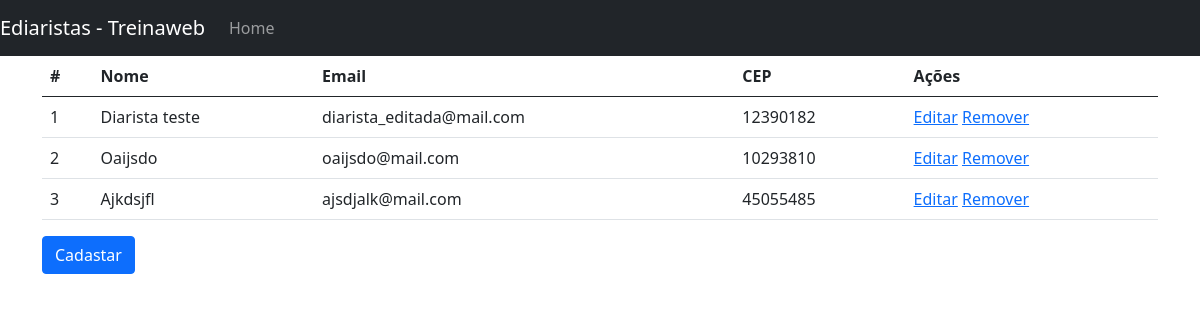
Page /web/listar_diaristas on the earlier database version.
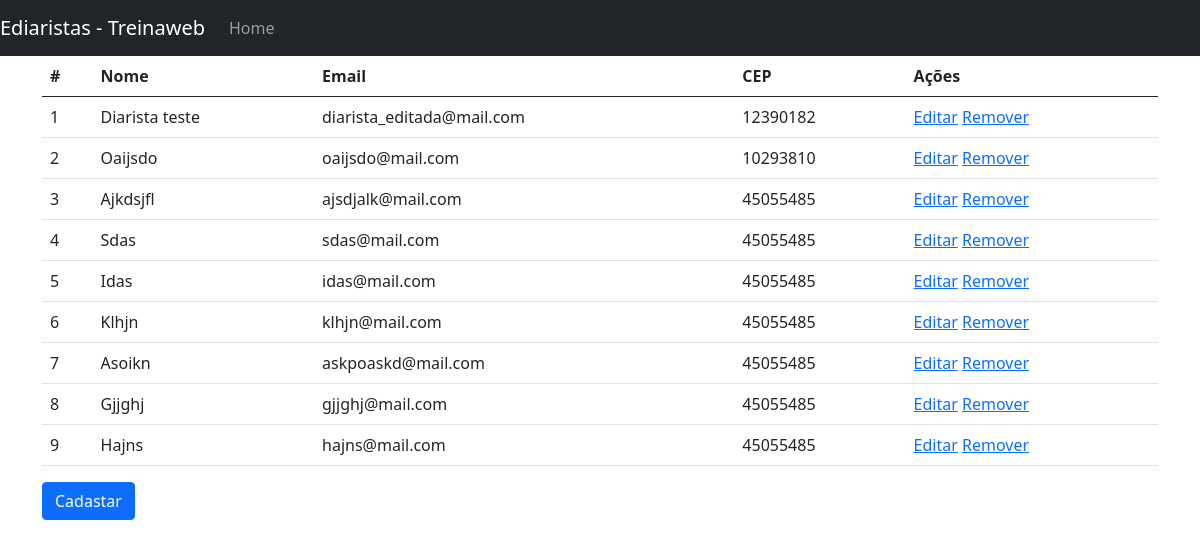
Same page on the later database version.
### web/models.py (models this page shows)
class Diarista(models.Model):
  nome_completo = models.CharField(max_length=100, null=False, blank=False)
  cpf = models.CharField(max_length=11, null=False, blank=False, unique=True)
  email = models.EmailField(null=False, blank=False, unique=True)
  telefone = models.CharField(max_length=11, null=False, blank=False)
  logradouro = models.CharField(max_length=60, null=False, blank=False)
  numero = models.IntegerField(null=False, blank=False)
  bairro = models.CharField(max_length=30, null=False, blank=False)
  complemento = models.CharField(max_length=100, null=False, blank=True)
  cep = models.CharField(max_length=8, null=False, blank=False)
  estado = models.CharField(max_length=2, null=False, blank=False)
  cidade = models.CharField(max_length=30, null=False, blank=True)
  codigo_ibge = models.IntegerField(null=False, blank=False)
  foto_usuario = models.ImageField(null=False)

### web/views.py (the view)
# urls.py: path('listar_diaristas', listar_diaristas, name='listar_diaristas'),
def listar_diaristas(request):
  diaristas = Diarista.objects.all()
  return render(request, 'lista_diaristas.html', {'diaristas': diaristas})

### web/templates/lista_diaristas.html
{% extends "base.html" %}
{% load easy_mask %}
{% block conteudo %}
<table class="table">
  <thead>
    <tr>
      <th>#</th>
      <th>Nome</th>
      <th>Email</th>
      <th>CEP</th>
      <th>Ações</th>
    </tr>
  </thead>
  <tbody>
    {% for diarista in diaristas %}
    <tr>
      <td>{{ diarista.id }}</td>
      <td>{{ diarista.nome_completo }}</td>
      <td>{{ diarista.email }}</td>
      <td>{{ diarista.cep | cep }}</td>
      <td>
        <a href="{% url 'editar_diarista' diarista.id %}">Editar</a>
        <a href="{% url 'remover_diarista' diarista.id %}">Remover</a>
      </td>
    </tr>
    {% endfor %}
  </tbody>
</table>
<a href="{% url 'cadastrar_diarista' %}" class="btn btn-primary">Cadastar</a>
{% endblock conteudo %}

### web/templates/base.html (shortened to what this page needs)
<!DOCTYPE html>
<html lang="en">
  <head>
    <link
      rel="stylesheet"
      href="https://cdn.jsdelivr.net/npm/bootstrap@5.0.1/dist/css/bootstrap.min.css"
    />
  </head>
  <body>
    <nav class="navbar navbar-expand-md navbar-dark bg-dark md-4">
      <a href="#" class="navbar-brand">Ediaristas - Treinaweb</a>
      <div class="collapse navbar-collapse" id="navbarCollapse">
        <ul class="navbar-nav mr-auto">
          <li class="nav-item active">
            <a href="{% url 'listar_diaristas' %}" class="nav-link">Home</a>
          </li>
        </ul>
      </div>
    </nav>
    <main role="main" class="container">
      {% block conteudo %}
      {% endblock conteudo %}
    </main>
  </body>
</html>

Differences in the rows shown:
added Diarista: id "4", nome_completo "Sdas", email "sdas@mail.com", cep|cep "45055485"
added Diarista: id "5", nome_completo "Idas", email "idas@mail.com", cep|cep "45055485"
added Diarista: id "6", nome_completo "Klhjn", email "klhjn@mail.com", cep|cep "45055485"
added Diarista: id "7", nome_completo "Asoikn", email "askpoaskd@mail.com", cep|cep "45055485"
added Diarista: id "8", nome_completo "Gjjghj", email "gjjghj@mail.com", cep|cep "45055485"
added Diarista: id "9", nome_completo "Hajns", email "hajns@mail.com", cep|cep "45055485"
